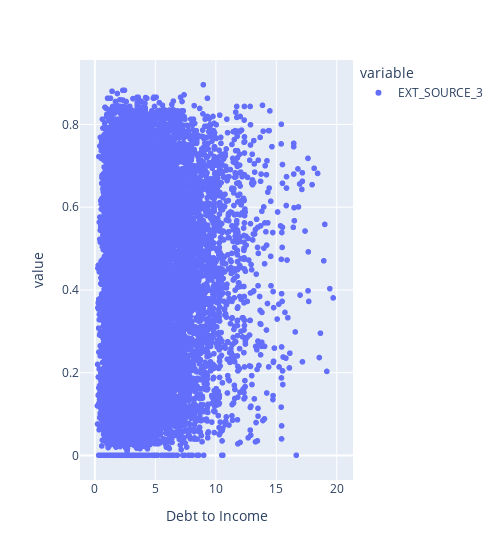

The code cell stored with this chart in its notebook:
### Code cell
Target2.plot(
    kind='scatter',
    x='Debt to Income', 
    y=['EXT_SOURCE_3'], 
    backend='plotly', 
    width=500
)

### Figure 1 — Plotly figure (JSON) as saved in the notebook; plotly's stock layout.template omitted (floating-point values rounded to 4 significant figures; data arrays with more than 128 entries replaced by an {"elided": "..."} marker saying what was removed)
{"data": [{"hovertemplate": "variable=EXT_SOURCE_3<br>Debt to Income=%{x}<br>value=%{y}<extra></extra>", "legendgroup": "EXT_SOURCE_3", "marker": {"color": "#636efa", "symbol": "circle"}, "mode": "markers", "name": "EXT_SOURCE_3", "showlegend": true, "type": "scattergl", "x": {"elided": "24649 float values"}, "xaxis": "x", "y": {"elided": "24649 float values"}, "yaxis": "y"}], "layout": {"legend": {"title": {"text": "variable"}, "tracegroupgap": 0}, "margin": {"t": 60}, "width": 500, "xaxis": {"anchor": "y", "domain": [0, 1], "title": {"text": "Debt to Income"}}, "yaxis": {"anchor": "x", "domain": [0, 1], "title": {"text": "value"}}}}
